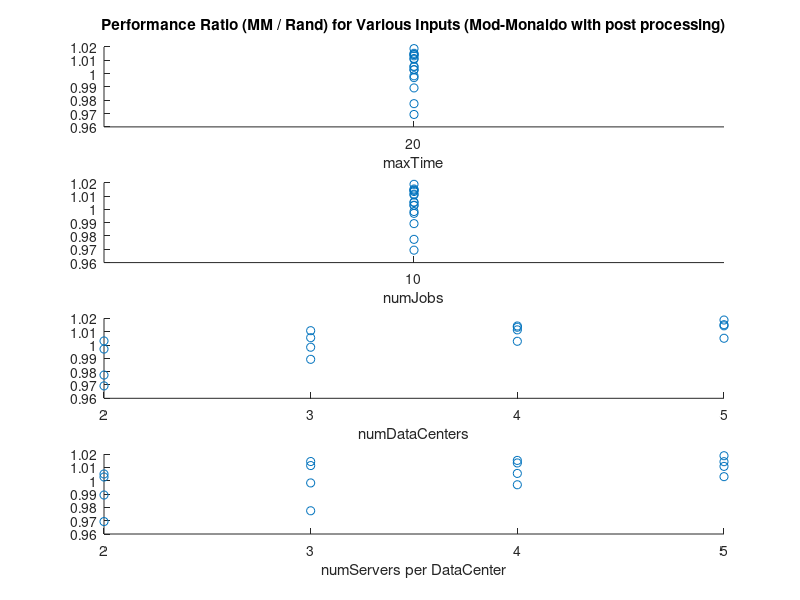
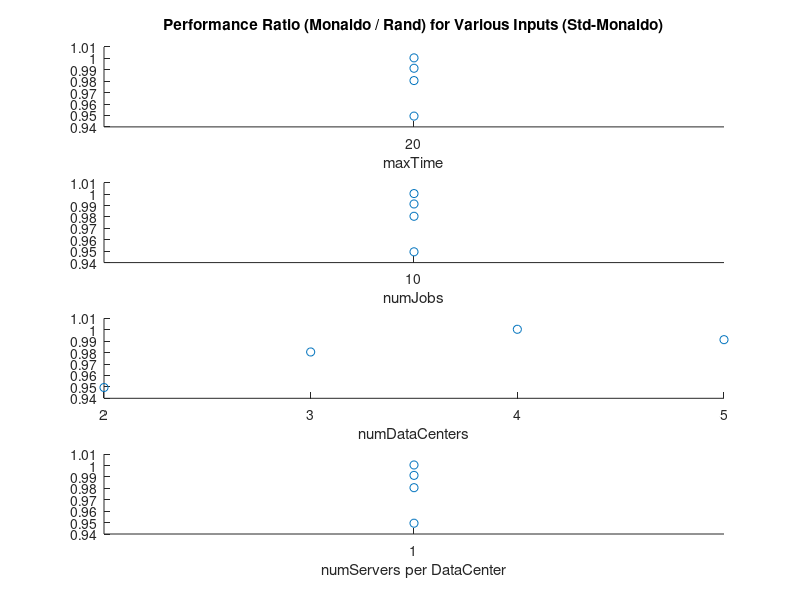

The MATLAB source for these figures, in order:
%% load Data
load('experiment4.mat');

%% All
mod = (Inputs(:,4) ~= 1);
figure

subplot(4,1,1);
scatter(Inputs(mod,1),Outputs(mod,2));
title('Performance Ratio (MM / Rand) for Various Inputs (Mod-Monaldo with post processing)');
xlabel('maxTime');
set(gca, 'XTick', unique(Inputs(:,1)));

subplot(4,1,2);
scatter(Inputs(mod,2),Outputs(mod,2));
xlabel('numJobs');
set(gca, 'XTick', unique(Inputs(:,2)));

subplot(4,1,3);
scatter(Inputs(mod,3),Outputs(mod,2));
xlabel('numDataCenters');
set(gca, 'XTick', unique(Inputs(:,3)));

subplot(4,1,4);
scatter(Inputs(mod,4),Outputs(mod,2));
xlabel('numServers per DataCenter');
set(gca, 'XTick', unique(Inputs(:,4)));

%% Standard Monaldo
std = (Inputs(:,4) == 1);

figure

subplot(4,1,1);
scatter(Inputs(std,1),Outputs(std,2));
title('Performance Ratio (Monaldo / Rand) for Various Inputs (Std-Monaldo)');
xlabel('maxTime');
set(gca, 'XTick', unique(Inputs(:,1)));

subplot(4,1,2);
scatter(Inputs(std,2),Outputs(std,2));
xlabel('numJobs');
set(gca, 'XTick', unique(Inputs(:,2)));

subplot(4,1,3);
scatter(Inputs(std,3),Outputs(std,2));
xlabel('numDataCenters');
set(gca, 'XTick', unique(Inputs(:,3)));

subplot(4,1,4);
scatter(Inputs(std,4),Outputs(std,2));
xlabel('numServers per DataCenter');
set(gca, 'XTick', unique(Inputs(:,4)));
